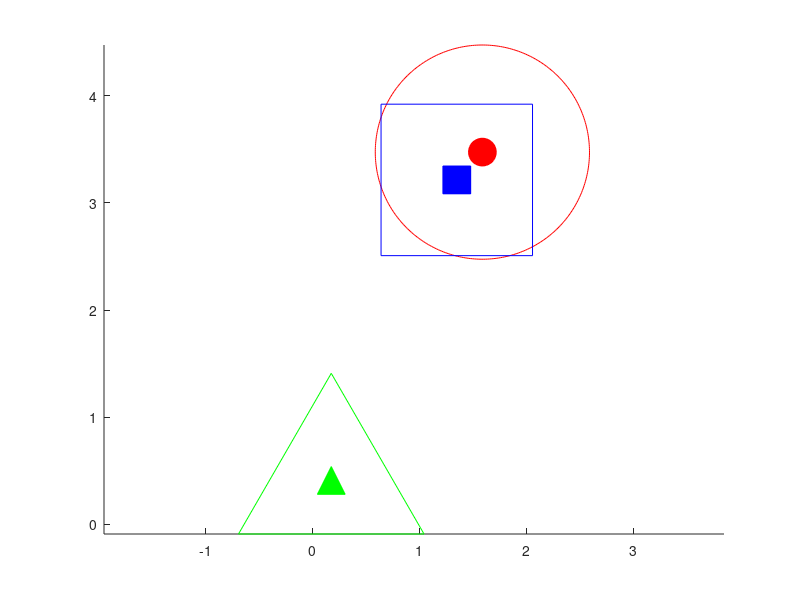

MATLAB code to generate this figure:
clc, clear, close all;
shg;

center_x = rand *5;
center_y = rand *5;

phi = linspace(0, 2*pi, 360); % 360 rovnoměrných úhlů od 0 do 2π
x = center_x + cos(phi);
y = center_y + sin(phi);

axis equal;
hold on


plot(x, y, 'r') % circle
plot(center_x, center_y, 'ro', 'MarkerFaceColor', 'red', 'MarkerSize', 20)

center_x = rand *5;
center_y = rand *5;

phi = linspace(pi/2, 2*pi+pi/2, 4);
x = center_x + cos(phi);
y = center_y + sin(phi);

plot(x, y, 'g-')
plot(center_x, center_y, 'g^', 'MarkerFaceColor', 'green', 'MarkerSize', 20)

center_x = rand *5;
center_y = rand *5;

phi = linspace(pi/4, 2*pi+pi/4, 5);
x = center_x + cos(phi);
y = center_y + sin(phi);

plot(x, y, 'Color', 'blue')
plot(center_x, center_y, 'bsquare', 'MarkerFaceColor', 'blue', 'MarkerSize', 20)
axis equal;
